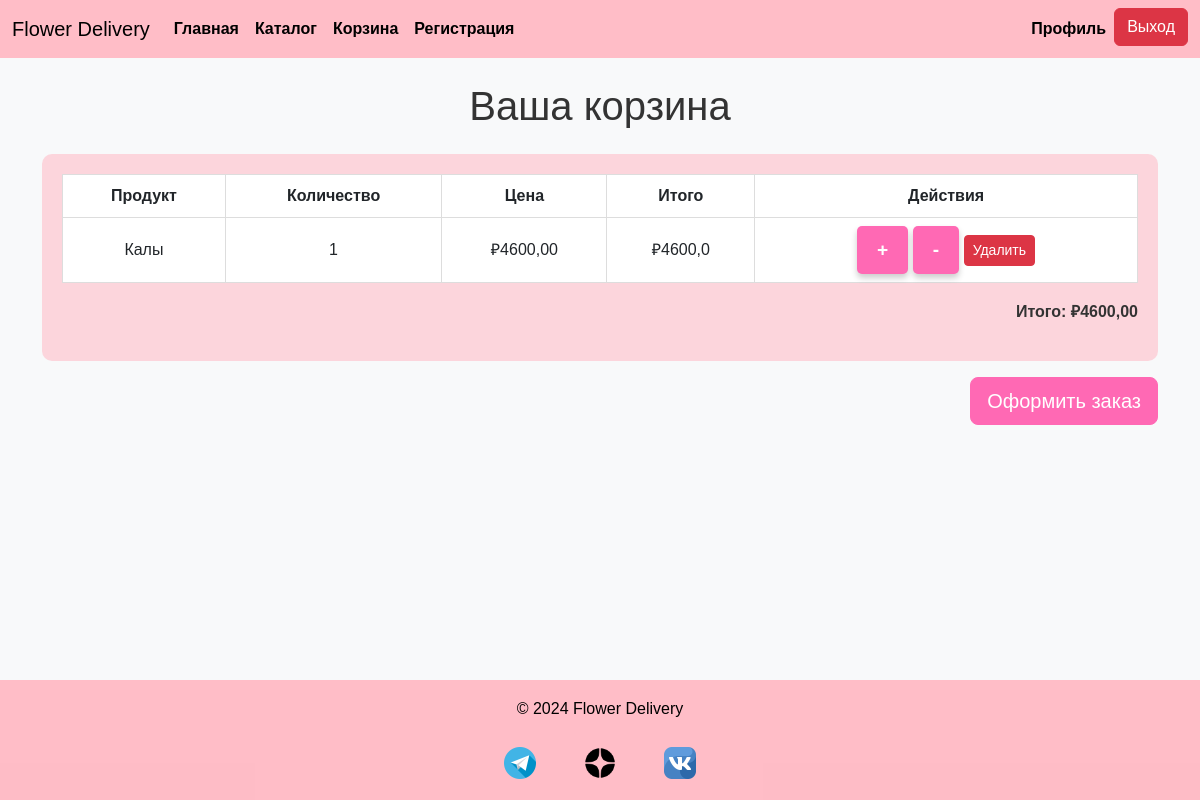
The app's page /cart/ (signed in), older data.
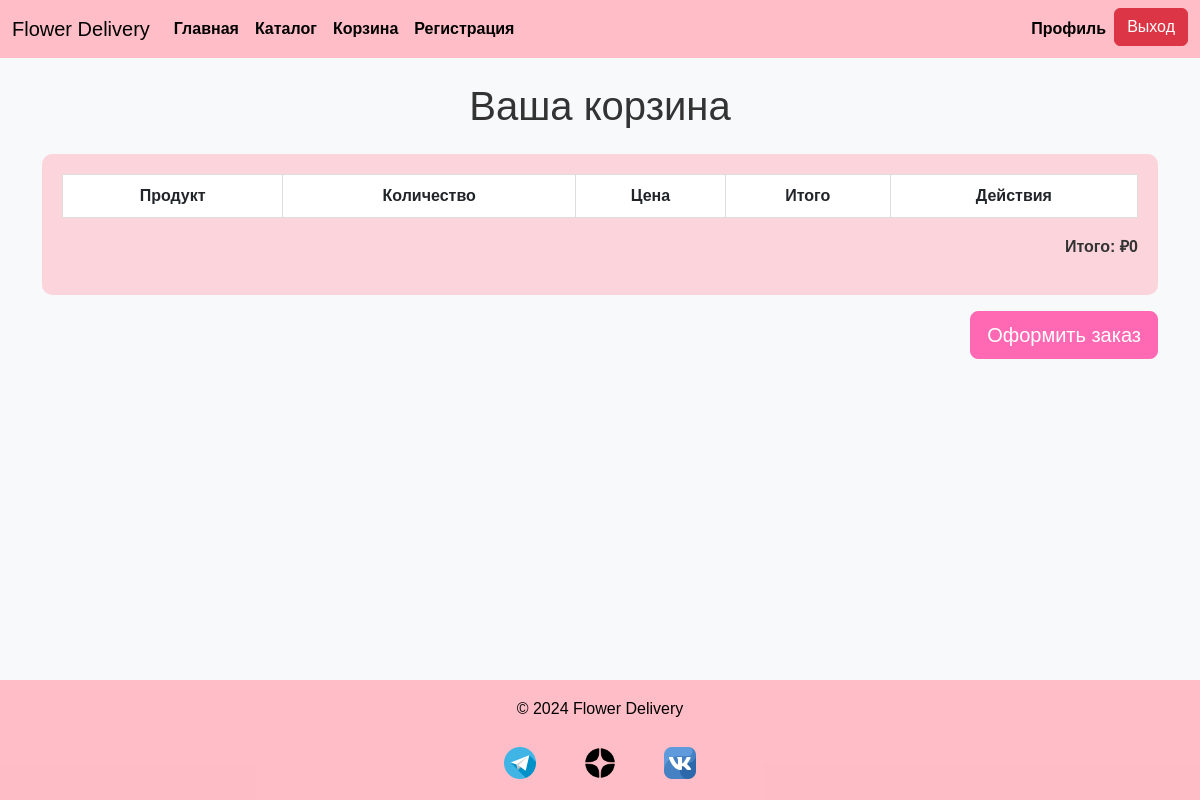
The same page, newer data.
### shop/models.py (models this page shows, shortened)
class CartItem(models.Model):
    flower = models.ForeignKey(Flower, on_delete=models.CASCADE)
    quantity = models.PositiveIntegerField(default=1)
    user = models.ForeignKey(User, on_delete=models.CASCADE, null=True, blank=True)

class Flower(models.Model):
    name = models.CharField(max_length=255)
    description = models.TextField()
    price = models.DecimalField(max_digits=10, decimal_places=2)
    image = models.ImageField(upload_to='flowers/')
    stock = models.PositiveIntegerField(default=0)

### shop/views.py (the view)
# urls.py: path('cart/', views.cart, name='cart'),
@login_required
def cart(request):
    cart_items = CartItem.objects.filter(user=request.user)
    total_price = sum(item.quantity * item.flower.price for item in cart_items)
    return render(request, 'shop/cart.html', {"cart": cart_items, "cart_total": total_price})

### shop/templatetags/custom_filters.py (called while the page is built)
@register.filter
def multiply(value, arg):
    try:
        return float(value) * float(arg)
    except (ValueError, TypeError):
        return ''

### templates/shop/cart.html (shortened to what this page needs)
{% extends "shop/base.html" %}
{% load custom_filters %}
{% block content %}
<h1 class="text-center mb-4">Ваша корзина</h1>
<div class="table-container" style="background-color: rgba(255,185,196,0.55); padding: 20px; border-radius: 10px;">
    <table class="table table-bordered">
        <thead>
            <tr>
                <th>Продукт</th>
                <th>Количество</th>
                <th>Цена</th>
                <th>Итого</th>
                <th>Действия</th>
            </tr>
        </thead>
        <tbody>
            {% for item in cart %}
            <tr>
                <td>{{ item.flower.name }}</td>
                <td>{{ item.quantity }}</td>
                <td>₽{{ item.flower.price }}</td>
                <td>₽{{ item.quantity|multiply:item.flower.price }}</td>
                <td>
                    <button class="btn btn-pink btn-sm update-cart" data-id="{{ item.flower.id }}" data-quantity="{{ item.quantity|add:1 }}">+</button>
                    <button class="btn btn-pink btn-sm update-cart" data-id="{{ item.flower.id }}" data-quantity="{{ item.quantity|add:-1 }}">-</button>
                    <button class="btn btn-danger btn-sm update-cart" data-id="{{ item.flower.id }}" data-quantity="0">Удалить</button>
                </td>
            </tr>
            {% endfor %}
        </tbody>
    </table>
    <p class="text-end fw-bold">Итого: ₽{{ cart_total }}</p>
</div>
<div class="text-end mt-3">
    <button id="checkout-button" class="btn btn-primary btn-lg" style="background-color: #ff69b4; border-color: #ff69b4;">
        Оформить заказ
    </button>
</div>
{% endblock %}

Row changes from the older to the newer data that the page shows:
removed CartItem: flower.name "Калы", quantity "1", flower.price "4600,00", quantity|multiply "4600,0"
Text that changed along with them:
{{ cart_total }}: "4600,00" → "0"
